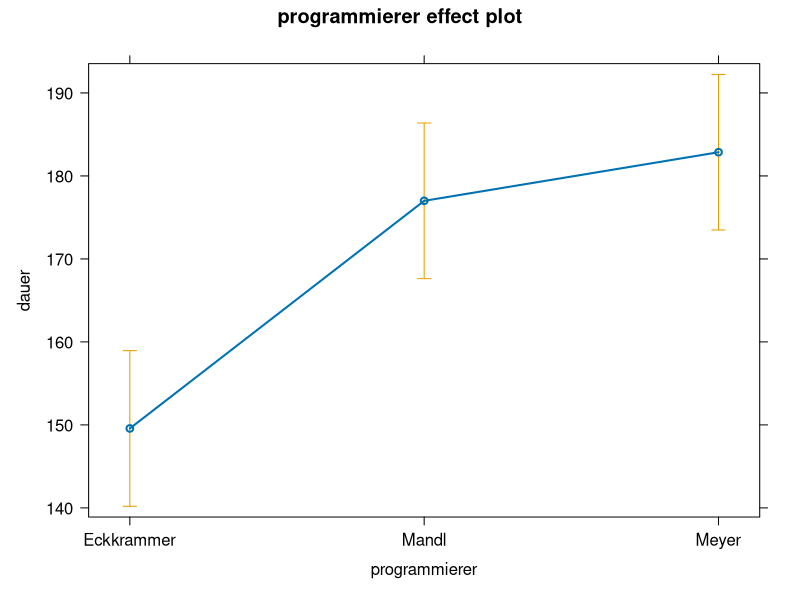
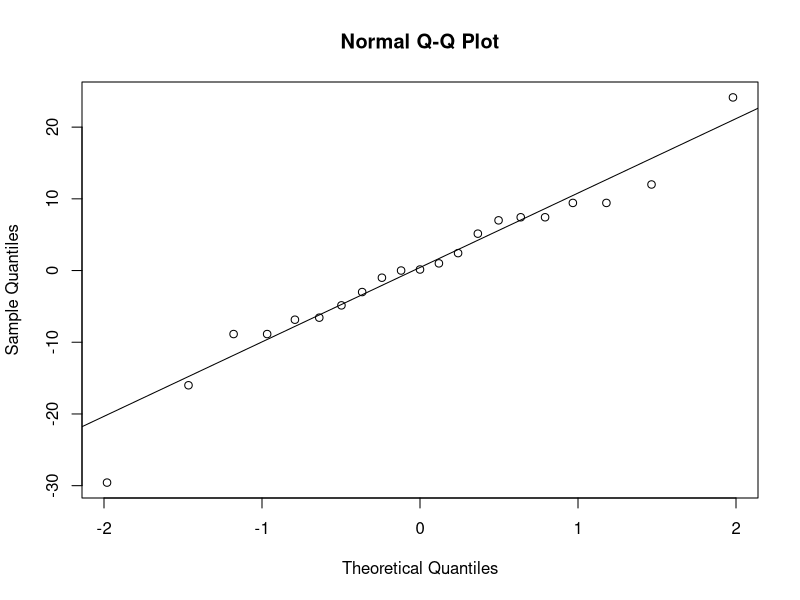

Here is the R script that generated these plots, in order:
## ---- chunk 1
bugfixes2 = read.table("../bugfixes2.csv", header = TRUE)
head(bugfixes2)
## ---- chunk 2
aggregate(dauer ~ programmierer, data = bugfixes2, summary)
## ---- chunk 3
library(car)
leveneTest(dauer ~ programmierer, data = bugfixes2)
## ---- chunk 4
model = lm(dauer ~ programmierer, data = bugfixes2)
## ---- chunk 5
anova(model)
## ---- chunk 6
summary(model)
## ---- chunk 7
library(effects)
plot(allEffects(model))
## ---- chunk 8
qqnorm(residuals(model))
qqline(residuals(model))
